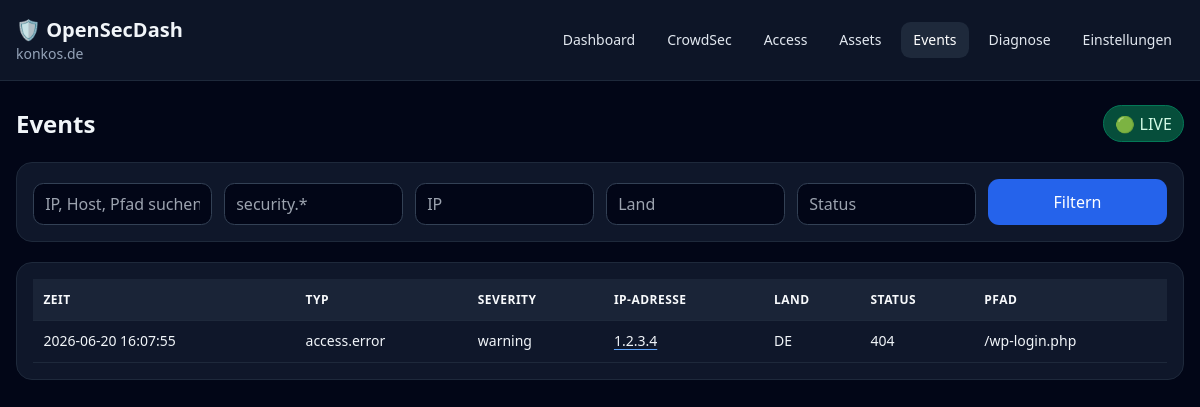
The app's page /events with its own data.
### app/models/settings.py (models this page shows)
class Setting(Base):
    __tablename__ = "settings"
    id: Mapped[int] = mapped_column(primary_key=True)
    key: Mapped[str] = mapped_column(
        String(100),
        unique=True,
        index=True,
    )
    value: Mapped[str] = mapped_column(
        String(5000)
    )

### app/models/events.py (models this page shows)
class Event(Base):
    __tablename__ = "events"
    __table_args__ = (
        Index("ix_events_event_type_time", "event_type", "event_time"),
    )
    id: Mapped[int] = mapped_column(primary_key=True)
    timestamp: Mapped[datetime] = mapped_column(DateTime, default=datetime.utcnow)
    created_at: Mapped[datetime] = mapped_column(DateTime, default=datetime.utcnow, index=True)
    event_time: Mapped[datetime] = mapped_column(DateTime, default=datetime.utcnow, index=True)
    source: Mapped[str] = mapped_column(String(100), default="manual", index=True)
    source_id: Mapped[str | None] = mapped_column(String(100), nullable=True, index=True)
    plugin: Mapped[str] = mapped_column(String(100), default="core", index=True)
    plugin_id: Mapped[str | None] = mapped_column(String(100), nullable=True, index=True)
    event_type: Mapped[str] = mapped_column(String(80), index=True)
    severity: Mapped[str] = mapped_column(String(20), default="info", index=True)
    ip: Mapped[str | None] = mapped_column(String(64), nullable=True, index=True)
    country: Mapped[str | None] = mapped_column(String(8), nullable=True, index=True)
    asn: Mapped[str | None] = mapped_column(String(32), nullable=True)
    hostname: Mapped[str | None] = mapped_column(String(255), nullable=True, index=True)
    asset_id: Mapped[int | None] = mapped_column(nullable=True, index=True)
    method: Mapped[str | None] = mapped_column(String(16), nullable=True)
    path: Mapped[str | None] = mapped_column(String(2048), nullable=True, index=True)
    status_code: Mapped[int | None] = mapped_column(nullable=True, index=True)
    data_json: Mapped[dict | None] = mapped_column(JSON, nullable=True)
    raw_data: Mapped[str | None] = mapped_column(Text, nullable=True)
    retention_class: Mapped[str] = mapped_column(String(20), default="raw")

### app/api/pages.py (the view)
@router.get("/events")
def events_page(
    request: Request,
    event_type: str | None = None,
    ip: str | None = None,
    country: str | None = None,
    status_code: int | None = None,
    path: str | None = None,
    q: str | None = None,
    db: Session = Depends(get_db),
):
    filters = {"event_type": event_type, "ip": ip, "country": country, "status_code": status_code, "path": path, "q": q}
    events = apply_event_filters(db.query(Event), filters).order_by(Event.event_time.desc()).limit(200).all()
    return render(request, db, "events.html", events=events, filters=filters, live_default=get_setting_value(db, "live_default", "true"))

### app/templates/events.html (shortened to what this page needs)
{% extends "base.html" %}
{% block content %}
  <div class="flex flex-col md:flex-row md:items-center justify-between gap-4 mb-5" x-data="openSecDashLiveMode({{ 'true' if live_default == 'true' else 'false' }})" x-init="init()">
    <h2 class="text-2xl font-semibold">{{ t("events.title") }}</h2>
    <div class="flex flex-col sm:flex-row sm:items-center gap-2">
      <button
        type="button"
        class="badge cursor-pointer"
        :class="live ? 'badge-live' : 'badge-snapshot'"
        @click="toggle()"
        :title="live ? '{{ t('events.switch_to_snapshot') }}' : '{{ t('events.switch_to_live') }}'"
      >
        <span x-text="live ? '{{ t('events.live') }}' : '{{ t('events.snapshot') }}'"></span>
      </button>
    </div>
  </div>
  <form class="card grid grid-cols-1 md:grid-cols-6 gap-3 mb-5" method="get">
    <input class="input" name="q" value="{{ filters.q or '' }}" placeholder="{{ t('events.search_placeholder') }}">
    <input class="input" name="event_type" value="{{ filters.event_type or '' }}" placeholder="{{ t('events.event_type_placeholder') }}">
    <input class="input" name="ip" value="{{ filters.ip or '' }}" placeholder="{{ t('events.ip_placeholder') }}">
    <input class="input" name="country" value="{{ filters.country or '' }}" placeholder="{{ t('events.country_placeholder') }}">
    <input class="input" name="status_code" value="{{ filters.status_code or '' }}" placeholder="{{ t('events.status_placeholder') }}">
    <button class="btn" type="submit">{{ t("common.filter") }}</button>
  </form>
  <div class="hidden md:block card overflow-x-auto">
    <table class="w-full text-sm">
      <thead>
        <tr>
          <th>{{ t("events.time") }}</th>
          <th>{{ t("events.type") }}</th>
          <th>{{ t("events.severity") }}</th>
          <th>{{ t("events.ip") }}</th>
          <th>{{ t("events.country") }}</th>
          <th>{{ t("events.status") }}</th>
          <th>{{ t("events.path") }}</th>
        </tr>
      </thead>
      <tbody>
        {% for event in events %}
          <tr>
            <td>{{ event.event_time|datetime }}</td>
            <td>{{ event.event_type }}</td>
            <td>{{ event.severity }}</td>
            <td>{% if event.ip %}<a href="/ip/{{ event.ip }}">{{ event.ip }}</a>{% else %}-{% endif %}</td>
            <td>{{ event.country or '-' }}</td>
            <td>{{ event.status_code or '-' }}</td>
            <td>{{ event.path or '-' }}</td>
          </tr>
        {% else %}
          <tr>
            <td colspan="7">{{ t("events.empty") }}</td>
          </tr>
        {% endfor %}
      </tbody>
    </table>
  </div>
{% endblock %}

### app/templates/base.html (shortened to what this page needs)
<!doctype html>
<html lang="{{ language }}" x-data="{menu:false}">
    <head>
        <script src="https://cdn.tailwindcss.com"></script>
        <link rel="stylesheet" href="/static/css/app.css">
    </head>
    <body class="bg-slate-950 text-slate-100 min-h-screen">
        {% set current_path = request.url.path %}
        {% set top_level_paths = ['/', '/crowdsec', '/access', '/assets', '/events', '/diagnostics', '/settings'] %}
        <header class="border-b border-slate-800 bg-slate-900/90 sticky top-0 z-10">
            <div class="max-w-7xl mx-auto px-4 py-4 flex items-center justify-between gap-4">
                <a href="/" class="brand-link flex flex-col">
                    <span class="text-xl font-bold">🛡 {{ t("app.name") }}</span>
                    <span class="text-sm text-slate-400">{{ domain or t("common.local_instance") }}</span>
                </a>
                <nav class="hidden md:flex gap-2 text-sm">
                    <a class="nav {{ 'nav-active' if current_path == '/' else '' }}" href="/">{{ t("nav.dashboard") }}</a>
                    <a class="nav {{ 'nav-active' if current_path.startswith('/crowdsec') else '' }}" href="/crowdsec">{{ t("nav.crowdsec") }}</a>
                    <a class="nav {{ 'nav-active' if current_path.startswith('/access') else '' }}" href="/access">{{ t("nav.access") }}</a>
                    <a class="nav {{ 'nav-active' if current_path.startswith('/assets') else '' }}" href="/assets">{{ t("nav.assets") }}</a>
                    <a class="nav {{ 'nav-active' if current_path.startswith('/events') or current_path.startswith('/ip') else '' }}" href="/events">{{ t("nav.events") }}</a>
                    <a class="nav {{ 'nav-active' if current_path.startswith('/diagnostics') else '' }}" href="/diagnostics">{{ t("nav.diagnostics") }}</a>
                    <a class="nav {{ 'nav-active' if current_path.startswith('/settings') else '' }}" href="/settings">{{ t("nav.settings") }}</a>
                </nav>
            </div>
        </header>
        <main class="max-w-7xl mx-auto px-4 py-6">
            {% block content %}{% endblock %}
        </main>
    </body>
</html>

### app/static/css/app.css (style rules this page uses)
a { color: #93c5fd; }
a:not(.nav):not(.btn):not(.btn-small):not(.card):not(.brand-link) { text-decoration: underline; text-decoration-color: #60a5fa; text-underline-offset: .18rem; }
a.card, .brand-link { color: inherit; text-decoration: none; }
thead { background: rgba(30, 41, 59, .75); }
th { color: #f8fafc; font-size: .75rem; font-weight: 700; letter-spacing: .04em; text-align: left; text-transform: uppercase; }
td, th { border-bottom: 1px solid rgb(30 41 59); padding: .65rem; vertical-align: top; }
.nav { border-radius: .6rem; color: #e2e8f0; padding: .5rem .75rem; text-decoration: none; }
.nav:hover, .nav-active { background: #1e293b; color: white; }
.card { background: rgb(15 23 42); border: 1px solid rgb(30 41 59); border-radius: 1rem; padding: 1rem; }
.btn, .btn-small { background: #2563eb; border-radius: .7rem; color: white; display: inline-flex; min-height: 2.5rem; align-items: center; justify-content: center; padding: .55rem .9rem; }
.input { background: #020617; border: 1px solid #334155; border-radius: .65rem; color: #f8fafc; margin-top: .25rem; min-height: 2.5rem; padding: .5rem .7rem; width: 100%; }
.badge { background: #064e3b; border: 1px solid #047857; border-radius: 999px; color: #d1fae5; padding: .35rem .7rem; }
.badge-live { background: #064e3b; border-color: #047857; color: #d1fae5; }

### records on screen
Setting: value "konkos.de"
Event: event_time "2026-06-20 16:07:55", event_type "access.error", severity "warning", ip "1.2.3.4", country "DE", status_code "404", path "/wp-login.php"

### other values on screen
{{ t("app.name") }} "OpenSecDash"
{{ t("nav.dashboard") }} "Dashboard"
{{ t("nav.crowdsec") }} "CrowdSec"
{{ t("nav.access") }} "Access"
{{ t("nav.assets") }} "Assets"
{{ t("nav.events") }} "Events"
{{ t("nav.diagnostics") }} "Diagnose"
{{ t("nav.settings") }} "Einstellungen"
{{ t("events.title") }} "Events"
{{ t("common.filter") }} "Filtern"
{{ t("events.time") }} "ZEIT"
{{ t("events.type") }} "TYP"
{{ t("events.severity") }} "SEVERITY"
{{ t("events.ip") }} "IP-ADRESSE"
{{ t("events.country") }} "LAND"
